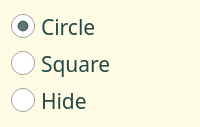
             <widget class="QGroupBox" name="gpbx_Vertices_2">
              <property name="sizePolicy">
               <sizepolicy hsizetype="Preferred" vsizetype="Expanding">
                <horstretch>0</horstretch>
                <verstretch>0</verstretch>
               </sizepolicy>
              </property>
              <property name="styleSheet">
               <string notr="true">QGroupBox{
background-color: rgb(255, 252, 229);
color: rgb(36, 36, 36);
font-size: 18px;
border-style: outset;
border-width:0px;
border-radius: 0px;
border-color: rgb(71, 94, 76)
}</string>
              </property>
              <property name="title">
               <string/>
              </property>
              <layout class="QVBoxLayout" name="verticalLayout_10">
               <item>
                <widget class="QRadioButton" name="rdbtn_vTypeCircle">
                 <property name="sizePolicy">
                  <sizepolicy hsizetype="Minimum" vsizetype="Expanding">
                   <horstretch>0</horstretch>
                   <verstretch>0</verstretch>
                  </sizepolicy>
                 </property>
                 <property name="font">
                  <font>
                   <family>Pastelova Demo</family>
                   <pointsize>16</pointsize>
                   <italic>false</italic>
                   <bold>false</bold>
                  </font>
                 </property>
                 <property name="styleSheet">
                  <string notr="true">QRadioButton::indicator {
    width: 24px;
    height: 24px;
}
QRadioButton{
color: rgb(36, 71, 71);
	font: 16pt ;
}</string>
                 </property>
                 <property name="text">
                  <string>Circle</string>
                 </property>
                 <property name="checked">
                  <bool>true</bool>
                 </property>
                </widget>
               </item>
               <item>
                <widget class="QRadioButton" name="rdbtn_vTypeSquare">
                 <property name="sizePolicy">
                  <sizepolicy hsizetype="Minimum" vsizetype="Expanding">
                   <horstretch>0</horstretch>
                   <verstretch>0</verstretch>
                  </sizepolicy>
                 </property>
                 <property name="font">
                  <font>
                   <family>Pastelova Demo</family>
                   <pointsize>16</pointsize>
                   <italic>false</italic>
                   <bold>false</bold>
                  </font>
                 </property>
                 <property name="styleSheet">
                  <string notr="true">QRadioButton::indicator {
    width: 24px;
    height: 24px;
}
QRadioButton{
color: rgb(36, 71, 71);
	font: 16pt ;
}</string>
                 </property>
                 <property name="text">
                  <string>Square</string>
                 </property>
                </widget>
               </item>
               <item>
                <widget class="QRadioButton" name="rdbtn_vTypeNoVertex">
                 <property name="sizePolicy">
                  <sizepolicy hsizetype="Minimum" vsizetype="Expanding">
                   <horstretch>0</horstretch>
                   <verstretch>0</verstretch>
                  </sizepolicy>
                 </property>
                 <property name="font">
                  <font>
                   <family>Pastelova Demo</family>
                   <pointsize>16</pointsize>
                   <italic>false</italic>
                   <bold>false</bold>
                  </font>
                 </property>
                 <property name="styleSheet">
                  <string notr="true">QRadioButton::indicator {
    width: 24px;
    height: 24px;
}
QRadioButton{
color: rgb(36, 71, 71);
	font: 16pt ;
}</string>
                 </property>
                 <property name="text">
                  <string>Hide</string>
                 </property>
                </widget>
               </item>
              </layout>
             </widget>
